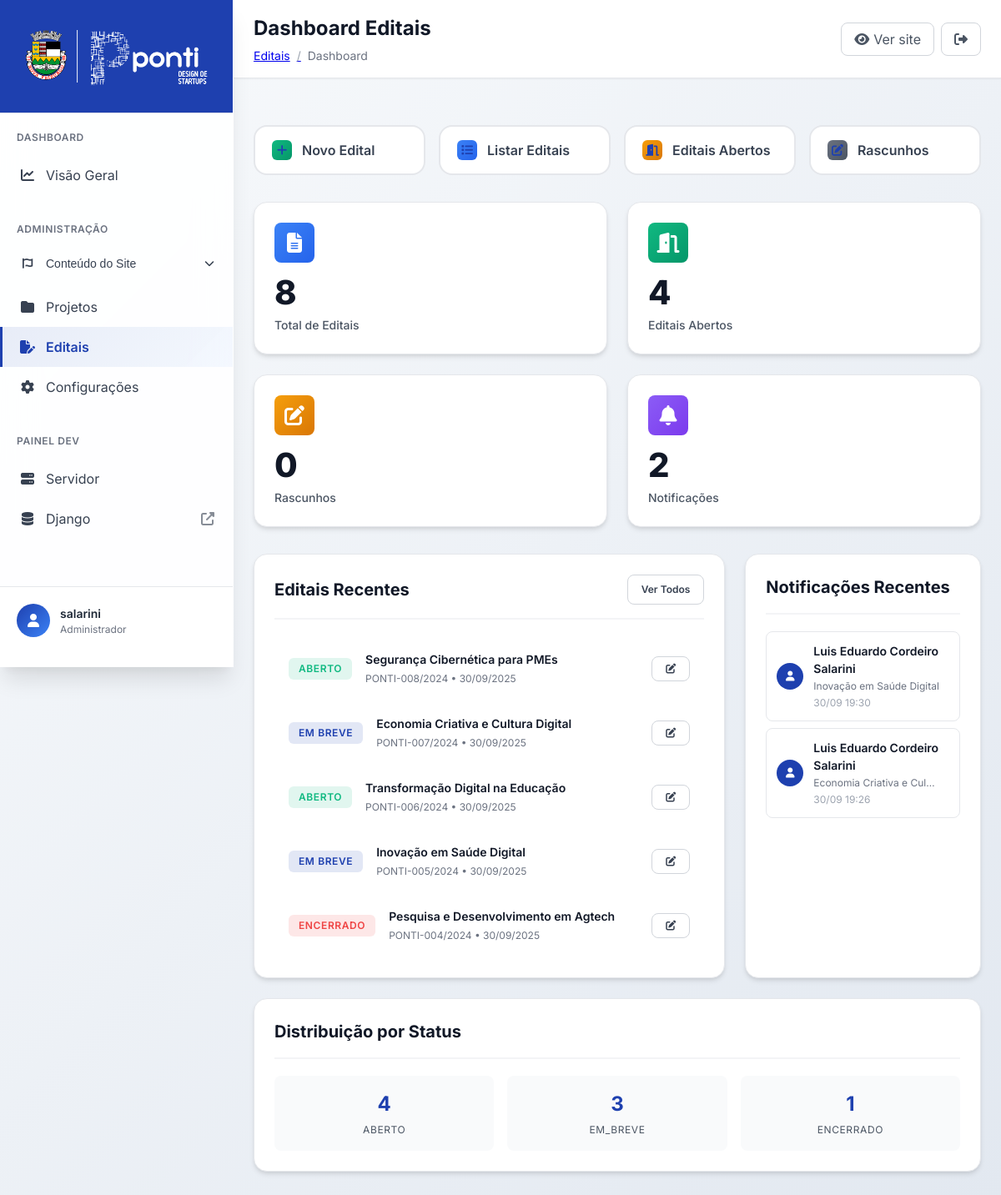
/editais/admin/ (signed in), run on an earlier commit of the app's database.
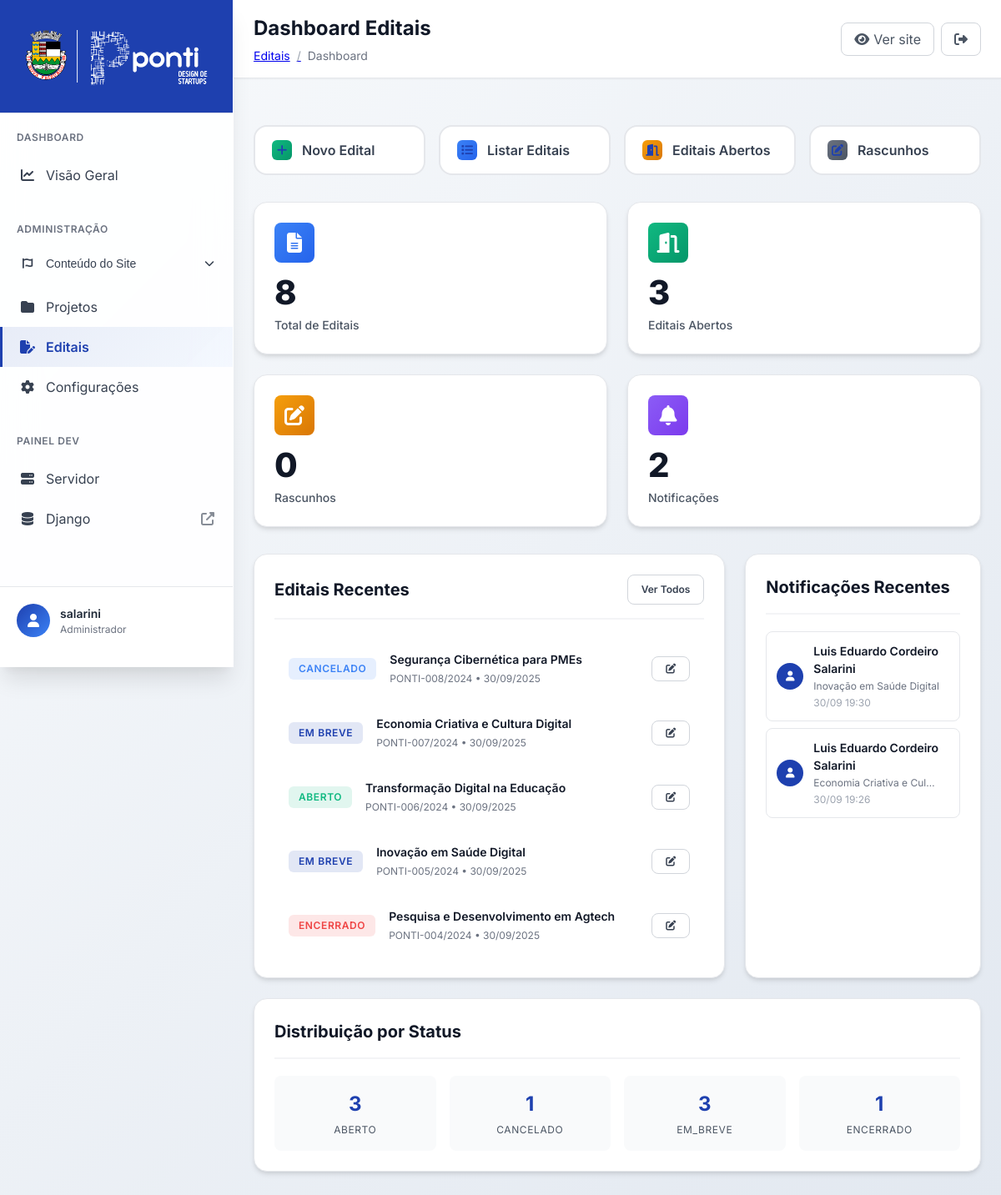
And on a later commit of the database.
### editais/models.py (models this page shows, shortened)
class Edital(models.Model):
    STATUS_CHOICES = [
        ('rascunho', 'Rascunho'),
        ('em_breve', 'Em Breve'),
        ('aberto', 'Aberto'),
        ('encerrado', 'Encerrado'),
        ('suspenso', 'Suspenso'),
        ('cancelado', 'Cancelado'),
    ]
    MODALIDADE_CHOICES = [
        ('fomento', 'Fomento'),
        ('aceleracao', 'Aceleração'),
        ('premio', 'Prêmio'),
        ('chamada_publica', 'Chamada Pública'),
        ('outro', 'Outro'),
    ]
    titulo = models.CharField(
        max_length=200,
        verbose_name="Título do Edital",
        help_text="Ex: EDITAL SECTIDE 001/2025"
    )
    numero_edital = models.CharField(
        max_length=50,
        unique=True,
        verbose_name="Número do Edital",
        help_text="Ex: SECTIDE-001/2025"
    )
    slug = models.SlugField(
        max_length=200,
        unique=True,
        verbose_name="Slug",
        help_text="Gerado automaticamente a partir do título"
    )
    subtitulo = models.CharField(
        max_length=300,
        verbose_name="Subtítulo",
        help_text="Descrição breve do edital"
    )
    descricao_completa = models.TextField(
        verbose_name="Descrição Completa",
        help_text="Descrição detalhada do edital"
    )
    categoria = models.ForeignKey(
        CategoriaEdital,
        on_delete=models.CASCADE,
        verbose_name="Categoria"
    )
    areas_interesse = models.ManyToManyField(
        AreaInteresse,
        blank=True,
        verbose_name="Áreas de Interesse",
        help_text="Áreas temáticas do edital"
    )
    modalidade = models.CharField(
        max_length=20,
        choices=MODALIDADE_CHOICES,
        default='fomento',
        verbose_name="Modalidade"
    )
    status = models.CharField(
        max_length=20,
        choices=STATUS_CHOICES,
        default='rascunho',
        verbose_name="Status"
    )
    data_publicacao = models.DateTimeField(
        blank=True,
        null=True,
        verbose_name="Data de Publicação"
    )
    data_abertura = models.DateTimeField(
        blank=True,
        null=True,
        verbose_name="Data de Abertura",
        help_text="Quando as inscrições se iniciam"
    )
    data_encerramento = models.DateTimeField(
        verbose_name="Data de Encerramento",
        help_text="Quando as inscrições se encerram"
    )
    numero_desafios = models.PositiveIntegerField(
        blank=True,
        null=True,
        verbose_name="Número de Desafios",
        help_text="Quantidade de desafios ou vagas (se aplicável)"
    )
    valor_premio = models.DecimalField(
        max_digits=12,
        decimal_places=2,
        blank=True,
        null=True,
        verbose_name="Valor do Prêmio",
        help_text="Valor total em R$ (se aplicável)"
    )
    arquivo_edital = models.FileField(
        upload_to=edital_upload_path,
        blank=True,
        null=True,
        validators=[FileExtensionValidator(['pdf', 'doc', 'docx'])],
        verbose_name="Arquivo do Edital",
        help_text="Arquivo PDF ou DOC do edital completo"
    )
    link_inscricao = models.URLField(
        blank=True,
        verbose_name="Link de Inscrição",
        help_text="URL para inscrições (se externo)"
    )
    link_mais_informacoes = models.URLField(
        blank=True,
        verbose_name="Link Mais Informações",
        help_text="URL para mais informações"
    )
    destaque = models.BooleanField(
        default=False,
        verbose_name="Destacar",
        help_text="Destacar este edital na listagem"
    )
    cor_status = models.CharField(
        max_length=7,
        blank=True,
        verbose_name="Cor do Status",
        help_text="Cor personalizada para o status (opcional)"
    )
    data_criacao = models.DateTimeField(
        default=timezone.now,
        verbose_name="Data de Criação"
    )
    data_atualizacao = models.DateTimeField(
        auto_now=True,
        verbose_name="Última Atualização"
    )
    criado_por = models.ForeignKey(
        'auth.User',
        on_delete=models.SET_NULL,
        null=True,
        blank=True,
        verbose_name="Criado por"
    )
    visualizacoes = models.PositiveIntegerField(
        default=0,
        verbose_name="Visualizações"
    )
    class Meta:
        verbose_name = "Edital"
        verbose_name_plural = "Editais"
        ordering = ['-data_criacao', '-destaque']
    @property
    def cor_status_calculada(self):
        if self.cor_status:
            return self.cor_status
        cores_padrao = {
            'rascunho': '#6b7280',
            'em_breve': '#1e40af',
            'aberto': '#10b981',
            'encerrado': '#ef4444',
            'suspenso': '#f59e0b',
            'cancelado': '#ef4444',
        }
        return cores_padrao.get(self.status, '#6b7280')

### editais/views.py (the view)
# urls.py: path('admin/', views.admin_dashboard, name='admin_dashboard'),
@login_required
@user_passes_test(staff_required)
def admin_dashboard(request):
    total_editais = Edital.objects.count()
    editais_abertos = Edital.objects.filter(status='aberto').count()
    editais_rascunho = Edital.objects.filter(status='rascunho').count()
    total_notificacoes = NotificacaoEdital.objects.count()
    editais_recentes = Edital.objects.order_by('-data_criacao')[:5]
    editais_por_status = Edital.objects.values('status').annotate(
        total=Count('id')
    ).order_by('status')
    notificacoes_recentes = NotificacaoEdital.objects.select_related('edital').order_by('-data_solicitacao')[:10]
    context = {
        'total_editais': total_editais,
        'editais_abertos': editais_abertos,
        'editais_rascunho': editais_rascunho,
        'total_notificacoes': total_notificacoes,
        'editais_recentes': editais_recentes,
        'editais_por_status': editais_por_status,
        'notificacoes_recentes': notificacoes_recentes,
    }
    return render(request, 'editais/admin/dashboard.html', context)

### editais/views.py (called while the page is built)
def staff_required(user):
    return user.is_staff

### editais/templates/editais/admin/dashboard.html (shortened to what the changed rows need)
{% extends 'core_admin/base.html' %}
{% load static %}
{% block page_title %}Dashboard Editais{% endblock %}
{% block content %}
<div class="dashboard-grid">
    <div class="dashboard-card">
        <div class="dashboard-card-header">
            <div class="dashboard-card-icon" style="background: linear-gradient(135deg, #10b981, #059669);">
            </div>
        </div>
        <div class="dashboard-card-value">{{ editais_abertos }}</div>
        <div class="dashboard-card-label">Editais Abertos</div>
    </div>
</div>
<div class="grid-layout">
    <div class="dashboard-section">
        {% if editais_recentes %}
            {% for edital in editais_recentes %}
            <div class="edital-item">
                <div class="edital-status" style="background: {{ edital.cor_status_calculada }}20; color: {{ edital.cor_status_calculada }};">
                    {{ edital.get_status_display }}
                </div>
                <div style="flex: 1;">
                    <h4 style="margin: 0; font-size: 0.875rem; font-weight: 600; color: var(--gray-900);">
                        {{ edital.titulo|truncatechars:50 }}
                    </h4>
                    <p style="margin: 4px 0 0 0; font-size: 0.75rem; color: var(--gray-500);">
                        {{ edital.numero_edital }} • {{ edital.data_criacao|date:"d/m/Y" }}
                    </p>
                </div>
                <a href="{% url 'editais:admin_editar_edital' edital.id %}"
                   class="btn btn-sm btn-secondary"
                   title="Editar">
                    <i class="fas fa-edit"></i>
                </a>
            </div>
            {% endfor %}
        {% endif %}
    </div>
</div>
{% if editais_por_status %}
<div class="dashboard-section">
    <div style="display: grid; grid-template-columns: repeat(auto-fit, minmax(120px, 1fr)); gap: 16px;">
        {% for item in editais_por_status %}
        <div style="text-align: center; padding: 16px; background: var(--gray-50); border-radius: var(--radius);">
            <div style="font-size: 1.5rem; font-weight: 700; color: var(--primary-blue); margin-bottom: 4px;">
                {{ item.total }}
            </div>
            <div style="font-size: 0.75rem; color: var(--gray-600); text-transform: uppercase; letter-spacing: 0.05em;">
                {{ item.status|title }}
            </div>
        </div>
        {% endfor %}
    </div>
</div>
{% endif %}
{% endblock %}

What changed in the data, as far as the page shows it:
changed Edital "Segurança Cibernética para PMEs": cor_status empty → "#3b82f6" (drawn); status "ABERTO" → "CANCELADO"
Also different on the page:
{{ editais_abertos }}: "4" → "3"
new list line: "3 ABERTO"
new list line: "1 CANCELADO"
list line gone: "4 ABERTO"
